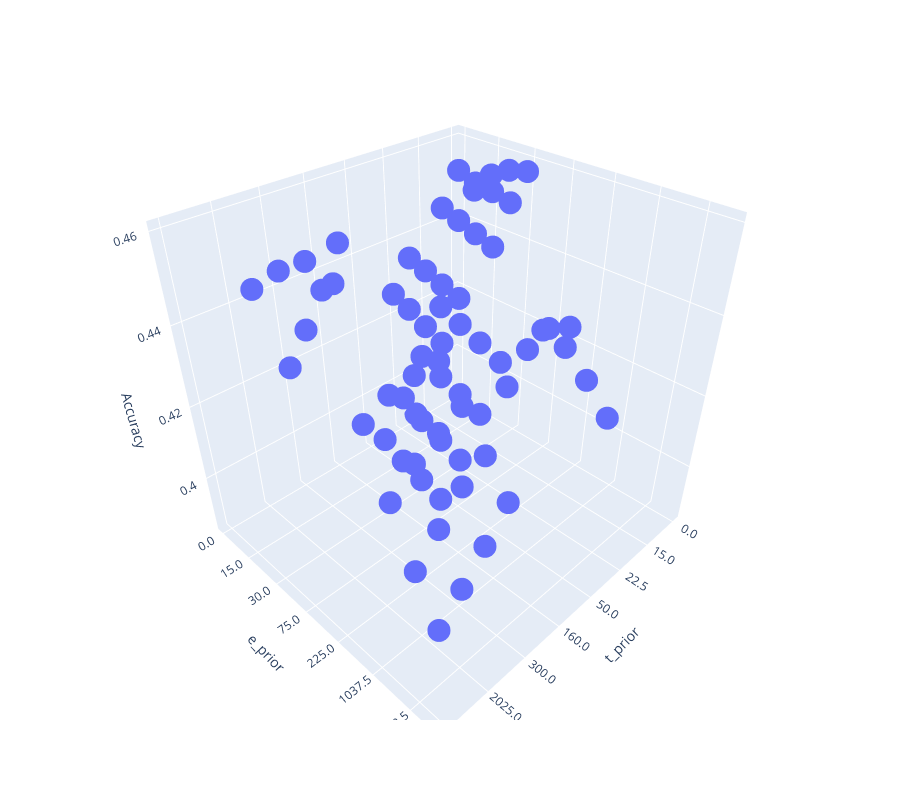

The notebook cell this image was saved under:
### Code cell
px.scatter_3d(accuracies_df[accuracies_df['Accuracy']>0.32], 
              x='t_prior', 
              y='e_prior', 
              z='Accuracy',
              hover_name='Accuracy',
              hover_data=['t_prior', 
                          'e_prior', 
                          'n_chords',
                          'n_melody'],
              category_orders={'t_prior': t_prior_labels,
                'e_prior':e_prior_labels},
              height=800)
